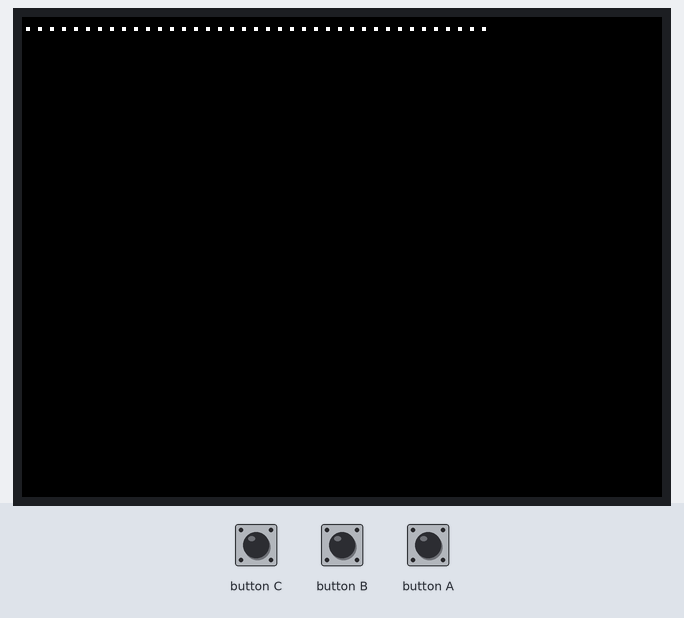
A sketch run on a simulated ESP32-S3. Shown: 320×240 colour display. What the sketch prints to the serial monitor is not drawn.

Above: at 38.2 s.

The sketch:

test.ino
```cpp
#include <M5CoreS3.h>
// #include "efont.h"
// #include "efontM5CoreS3.h"
// #include "efontEnableJa.h"

void setup() {
  M5.begin();
  // Serial.begin(115200);
}

void loop() {
  M5.update();

  Serial.println("hello");
  M5.Lcd.print(".");
  // printEfont("あいうえお");

  delay(1000);
}
```
